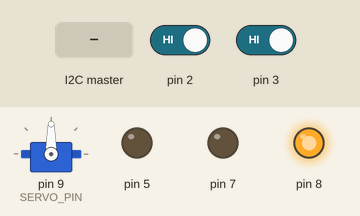
Bench run of a sketch on a simulated Arduino Uno, built with avr-gcc and run on an emulated ATmega328P. On the bench: servo, output pins drawn as LEDs (lit = HIGH). The inputs (shaded band) are chosen by the test bench; at power-on: pin 2 HIGH, pin 3 HIGH.

Above: at 1.2 s.
1.3 s: the I2C master sends "D"
At 1.9 s:
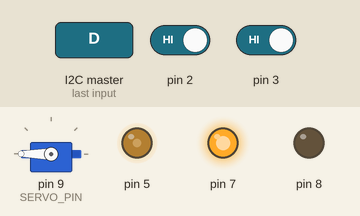
3.0 s: pin 2 driven LOW
At 3.3 s:
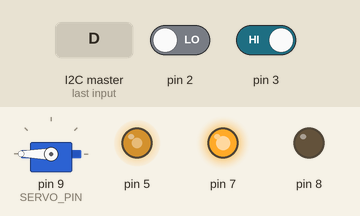
4.5 s: pin 3 driven LOW
At 5.8 s:
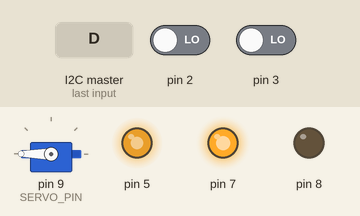
Timing chart, 0 to 7.5 s (numbered marks = the images above; inputs shaded):
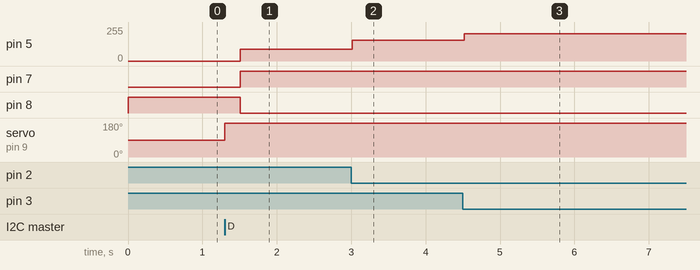

The sketch:

arduino_main.ino
```cpp
#include <Wire.h>
#include <Servo.h>

#define MOTOR_PWM         5
#define MOTOR_A1          7
#define MOTOR_B1          8
#define SERVO_PIN         9

class Motor {
private:
  int pwm,
    a1,
    b1;

  bool direction_;
public:
  Motor(int pwm_, int a1_, int b1_):
    pwm(pwm_),
    a1(a1_),
    b1(b1_)
  {
    pinMode(pwm, OUTPUT);
    pinMode(a1_, OUTPUT);
    pinMode(b1_, OUTPUT);

    speed(0);
    stop(false);
    direction_ = true;
  }

  /*
   * flag = false, BREAKEGND
   * flag = true, BREAKEVCC
   */
  void stop(bool flag) {
    if(flag) {
      digitalWrite(a1, HIGH);
      digitalWrite(b1, HIGH);
      speed(255);
    }else{
      digitalWrite(a1, LOW);
      digitalWrite(b1, LOW);
      speed(0);
    }
  }

  /*
   * flag = false, назад
   * flag - true, вперёд
   */
  void direction(bool flag) {
    direction_ = flag;
    if(flag) {
      digitalWrite(a1, LOW);
      digitalWrite(b1, HIGH);
    }else{
      digitalWrite(a1, HIGH);
      digitalWrite(b1, LOW);
    }
  }

  void speed(int speed_) {
    analogWrite(pwm, speed_);
  }

  bool get_direction() { return direction_; }
};

struct Regulator {
  int output = 0, output_old = 0,
    set_point = 0;
  float input = 0.0, integral = 0.0;
  float kp = 0.5,
        ki = 0.2;
};

void receive_data(int bytes);
void request_data();
void encoder_update();

Servo servo;
Motor motor(MOTOR_PWM, MOTOR_A1, MOTOR_B1);

uint8_t turn = 90, old_turn = 90;
bool direction = true;
Regulator reg;
unsigned long time = 0,
              time_current = 0;
volatile unsigned long encoder_pulse = 0,
                      encoder_pulse_total = 0;

const uint8_t min_pwm_motor = 35;


void setup() {
  Serial.begin(9600);
  Wire.begin(8);
  // Регистрирует функцию, вызываемую, когда ведомое устройство получает передачу от ведущего
  Wire.onReceive(receive_data);
  // Регистрирует функцию, вызываемую, когда ведущее устройство получает передачу от ведомого
  Wire.onRequest(request_data);

  attachInterrupt(0, encoder_update, FALLING);
  attachInterrupt(1, encoder_update, FALLING);

  motor.direction(true);

  servo.attach(SERVO_PIN);
  servo.write(turn);

  time = millis();
}

void loop() {
  if(turn != old_turn) {
    servo.write(turn);
    old_turn = turn;
  }

  time_current = millis();

  if(reg.set_point == 0) {
      reg.integral = 0;
      reg.output = 0;
      motor.speed(0);
  }

  if(time_current - time > 300) {
    time = time_current;

    reg.input = (float)encoder_pulse / (float)(0.3f * 0.924f);
    encoder_pulse = 0;
    if(reg.set_point != 0 && !(reg.output >= min_pwm_motor && reg.input == 0)) {
      reg.output_old = reg.output;
      float error = (float)reg.set_point - reg.input;

      reg.integral += error * reg.ki;
      if(reg.integral > 200)
        reg.integral = 200;

      reg.output = (int)(error * reg.kp + (float)reg.integral);
      reg.output = (reg.output > 255 ? 255 : (reg.output < 0 ? 0 : reg.output));
      reg.output = (reg.output + reg.output_old) * (float)0.5;

      motor.direction(!direction);
      motor.speed(reg.output);
    }
    /*
    Serial.print(reg.set_point);
    Serial.print(' ');
    Serial.print(reg.input);
    Serial.print(' ');
    Serial.print(reg.output);
    Serial.println(' ');
    */
  }
}

void receive_data(int bytes) {
  while(Wire.available()) {
    if((char)(Wire.read()) == 'D') {
      turn = (uint8_t)(Wire.read());
      reg.set_point = (uint8_t)(Wire.read());
      direction = (bool)(Wire.read());
    }
  }

  /*
  Serial.print("set point: ");
  Serial.print(reg.set_point);
  Serial.print("    turn: ");
  Serial.print(turn);
  Serial.print("    direction: ");
  Serial.println(direction);
  */
}

void request_data() {
  union {
    unsigned long data;
    byte data_l[sizeof(data)];
  } ul;

  ul.data = (unsigned long)((float)encoder_pulse_total / 0.924f);
  //Serial.println(ul.data );

  Wire.write(127);
  Wire.write(ul.data_l, sizeof(ul.data));
}

void encoder_update() {
  encoder_pulse++;
  encoder_pulse_total++;
}
```

Measured:
- after the input at 1.3 s, pin 5: 0/255 → 89/255 after 0.21 s; pin 7: LOW → HIGH after 0.21 s; pin 8: HIGH → LOW after 0.21 s; servo on pin 9 (SERVO_PIN): 90° → 180° at once
- after the input at 3.0 s, pin 5: 89/255 → 157/255 at once
- after the input at 4.5 s, pin 5: 157/255 → 206/255 at once
